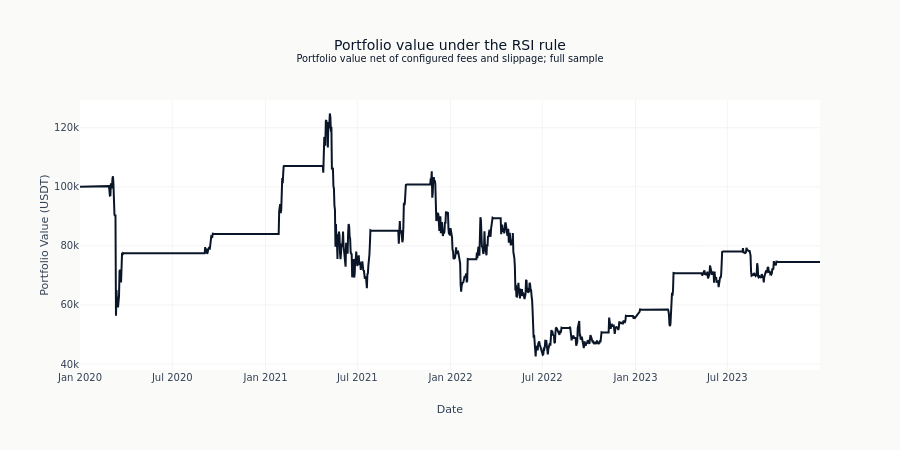

Write notebook code for a chart like this one.
### Markdown cell above
## 7. Performance Visualization

Portfolio value shows when the strategy is exposed or in cash. Drawdown measures the percentage
loss from the running equity peak, with zero fixed at the top of the underwater chart.

### Code cell
ec = results.equity
fig = go.Figure(
    go.Scatter(
        x=ec.timestamps,
        y=ec.values,
        name="Portfolio Value",
        line=dict(color=COLORS["blue"], width=2),
    )
)
fig.update_layout(
    title=(
        "Portfolio value under the RSI rule"
        "<br><sup>Portfolio value net of configured fees and slippage; full sample</sup>"
    ),
    xaxis_title="Date",
    yaxis_title="Portfolio Value (USDT)",
    height=450,
    hovermode="x unified",
)
show_plotly_with_alt(
    fig,
    (
        "Line chart of the RSI rule's portfolio value in USDT over the sample, starting from "
        "the configured initial cash, as the event-driven engine computes it. The rule holds "
        "cash between an exit and the next entry, so the series is flat on every session it "
        "is not invested."
    ),
)

### Figure 1 — Plotly figure (JSON) as saved in the notebook; plotly's stock layout.template omitted (floating-point values rounded to 4 significant figures; data arrays with more than 128 entries replaced by an {"elided": "..."} marker saying what was removed)
{"data": [{"line": {"color": "#0a1628", "width": 2}, "name": "Portfolio Value", "type": "scatter", "x": {"elided": "1461 str values"}, "y": {"elided": "1461 float values"}}], "layout": {"height": 450, "hovermode": "x unified", "title": {"text": "Portfolio value under the RSI rule<br><sup>Portfolio value net of configured fees and slippage; full sample</sup>"}, "xaxis": {"title": {"text": "Date"}}, "yaxis": {"title": {"text": "Portfolio Value (USDT)"}}}}
